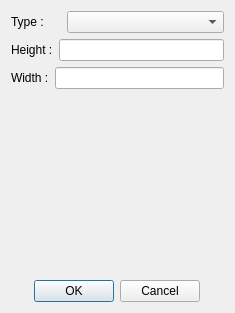
<?xml version="1.0" encoding="UTF-8"?>
<ui version="4.0">
 <class>ManageMissionDialog</class>
 <widget class="QDialog" name="ManageMissionDialog">
  <property name="geometry">
   <rect>
    <x>0</x>
    <y>0</y>
    <width>235</width>
    <height>313</height>
   </rect>
  </property>
  <property name="windowTitle">
   <string>Dialog</string>
  </property>
  <layout class="QVBoxLayout" name="verticalLayout_2">
   <item>
    <layout class="QHBoxLayout" name="horizontalLayout_5">
     <item>
      <widget class="QLabel" name="label_3">
       <property name="maximumSize">
        <size>
         <width>50</width>
         <height>16777215</height>
        </size>
       </property>
       <property name="text">
        <string>Type :</string>
       </property>
      </widget>
     </item>
     <item>
      <widget class="QComboBox" name="types"/>
     </item>
    </layout>
   </item>
   <item>
    <layout class="QHBoxLayout" name="horizontalLayout_4">
     <item>
      <widget class="QLabel" name="label_2">
       <property name="text">
        <string>Height :</string>
       </property>
      </widget>
     </item>
     <item>
      <widget class="QLineEdit" name="width"/>
     </item>
    </layout>
   </item>
   <item>
    <layout class="QHBoxLayout" name="horizontalLayout_2">
     <item>
      <widget class="QLabel" name="label">
       <property name="text">
        <string>Width :</string>
       </property>
      </widget>
     </item>
     <item>
      <widget class="QLineEdit" name="height"/>
     </item>
    </layout>
   </item>
   <item>
    <spacer name="verticalSpacer">
     <property name="orientation">
      <enum>Qt::Vertical</enum>
     </property>
     <property name="sizeHint" stdset="0">
      <size>
       <width>20</width>
       <height>40</height>
      </size>
     </property>
    </spacer>
   </item>
   <item>
    <layout class="QHBoxLayout" name="horizontalLayout">
     <item>
      <spacer name="horizontalSpacer">
       <property name="orientation">
        <enum>Qt::Horizontal</enum>
       </property>
       <property name="sizeHint" stdset="0">
        <size>
         <width>40</width>
         <height>20</height>
        </size>
       </property>
      </spacer>
     </item>
     <item>
      <widget class="QPushButton" name="OK">
       <property name="text">
        <string>OK</string>
       </property>
      </widget>
     </item>
     <item>
      <widget class="QPushButton" name="cancel">
       <property name="text">
        <string>Cancel</string>
       </property>
      </widget>
     </item>
     <item>
      <spacer name="horizontalSpacer_2">
       <property name="orientation">
        <enum>Qt::Horizontal</enum>
       </property>
       <property name="sizeHint" stdset="0">
        <size>
         <width>40</width>
         <height>20</height>
        </size>
       </property>
      </spacer>
     </item>
    </layout>
   </item>
  </layout>
 </widget>
 <resources/>
 <connections/>
</ui>
